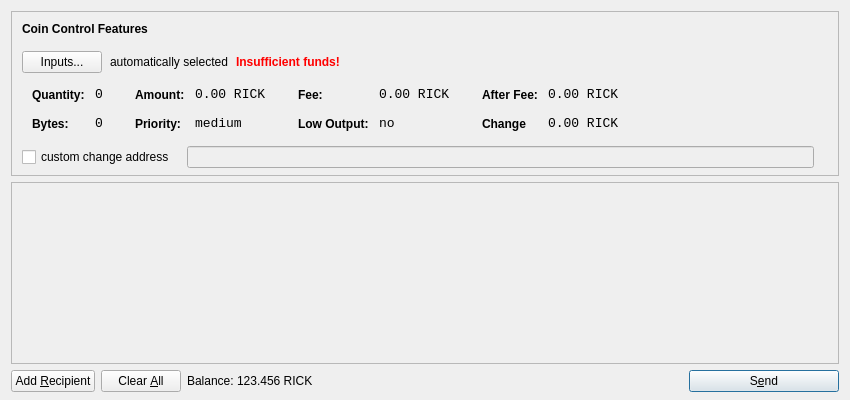
<?xml version="1.0" encoding="UTF-8"?>
<ui version="4.0">
 <class>SendCoinsDialog</class>
 <widget class="QDialog" name="SendCoinsDialog">
  <property name="geometry">
   <rect>
    <x>0</x>
    <y>0</y>
    <width>850</width>
    <height>400</height>
   </rect>
  </property>
  <property name="windowTitle">
   <string>Send Coins</string>
  </property>
  <layout class="QVBoxLayout" name="verticalLayout" stretch="0,1,0">
   <property name="bottomMargin">
    <number>8</number>
   </property>
   <item>
    <widget class="QFrame" name="frameCoinControl">
     <property name="sizePolicy">
      <sizepolicy hsizetype="Expanding" vsizetype="Expanding">
       <horstretch>0</horstretch>
       <verstretch>0</verstretch>
      </sizepolicy>
     </property>
     <property name="maximumSize">
      <size>
       <width>16777215</width>
       <height>16777215</height>
      </size>
     </property>
     <property name="frameShape">
      <enum>QFrame::StyledPanel</enum>
     </property>
     <property name="frameShadow">
      <enum>QFrame::Sunken</enum>
     </property>
     <layout class="QVBoxLayout" name="verticalLayoutCoinControl2">
      <property name="spacing">
       <number>-1</number>
      </property>
      <property name="leftMargin">
       <number>0</number>
      </property>
      <property name="topMargin">
       <number>0</number>
      </property>
      <property name="rightMargin">
       <number>0</number>
      </property>
      <property name="bottomMargin">
       <number>6</number>
      </property>
      <item>
       <layout class="QVBoxLayout" name="verticalLayoutCoinControl" stretch="0,0,0,0,1">
        <property name="spacing">
         <number>0</number>
        </property>
        <property name="leftMargin">
         <number>10</number>
        </property>
        <property name="topMargin">
         <number>10</number>
        </property>
        <item>
         <layout class="QHBoxLayout" name="horizontalLayoutCoinControl1">
          <property name="bottomMargin">
           <number>15</number>
          </property>
          <item>
           <widget class="QLabel" name="labelCoinControlFeatures">
            <property name="sizePolicy">
             <sizepolicy hsizetype="Preferred" vsizetype="Maximum">
              <horstretch>0</horstretch>
              <verstretch>0</verstretch>
             </sizepolicy>
            </property>
            <property name="font">
             <font>
              <weight>75</weight>
              <bold>true</bold>
             </font>
            </property>
            <property name="styleSheet">
             <string notr="true">font-weight:bold;</string>
            </property>
            <property name="text">
             <string>Coin Control Features</string>
            </property>
           </widget>
          </item>
         </layout>
        </item>
        <item>
         <layout class="QHBoxLayout" name="horizontalLayoutCoinControl2" stretch="0,0,0,0">
          <property name="spacing">
           <number>8</number>
          </property>
          <property name="bottomMargin">
           <number>10</number>
          </property>
          <item>
           <widget class="QPushButton" name="pushButtonCoinControl">
            <property name="styleSheet">
             <string notr="true"/>
            </property>
            <property name="text">
             <string>Inputs...</string>
            </property>
           </widget>
          </item>
          <item>
           <widget class="QLabel" name="labelCoinControlAutomaticallySelected">
            <property name="text">
             <string>automatically selected</string>
            </property>
            <property name="margin">
             <number>5</number>
            </property>
           </widget>
          </item>
          <item>
           <widget class="QLabel" name="labelCoinControlInsuffFunds">
            <property name="font">
             <font>
              <weight>75</weight>
              <bold>true</bold>
             </font>
            </property>
            <property name="styleSheet">
             <string notr="true">color:red;font-weight:bold;</string>
            </property>
            <property name="text">
             <string>Insufficient funds!</string>
            </property>
            <property name="margin">
             <number>5</number>
            </property>
           </widget>
          </item>
          <item>
           <spacer name="horizontalSpacerCoinControl">
            <property name="orientation">
             <enum>Qt::Horizontal</enum>
            </property>
            <property name="sizeHint" stdset="0">
             <size>
              <width>40</width>
              <height>1</height>
             </size>
            </property>
           </spacer>
          </item>
         </layout>
        </item>
        <item>
         <widget class="QWidget" name="widgetCoinControl" native="true">
          <property name="sizePolicy">
           <sizepolicy hsizetype="Preferred" vsizetype="Preferred">
            <horstretch>0</horstretch>
            <verstretch>0</verstretch>
           </sizepolicy>
          </property>
          <property name="minimumSize">
           <size>
            <width>0</width>
            <height>0</height>
           </size>
          </property>
          <property name="styleSheet">
           <string notr="true"/>
          </property>
          <layout class="QHBoxLayout" name="horizontalLayoutCoinControl5">
           <property name="margin">
            <number>0</number>
           </property>
           <item>
            <layout class="QHBoxLayout" name="horizontalLayoutCoinControl3" stretch="0,0,0,1">
             <property name="spacing">
              <number>20</number>
             </property>
             <property name="topMargin">
              <number>0</number>
             </property>
             <property name="bottomMargin">
              <number>10</number>
             </property>
             <item>
              <layout class="QFormLayout" name="formLayoutCoinControl1">
               <property name="horizontalSpacing">
                <number>10</number>
               </property>
               <property name="verticalSpacing">
                <number>14</number>
               </property>
               <property name="leftMargin">
                <number>10</number>
               </property>
               <property name="topMargin">
                <number>4</number>
               </property>
               <property name="rightMargin">
                <number>6</number>
               </property>
               <item row="0" column="0">
                <widget class="QLabel" name="labelCoinControlQuantityText">
                 <property name="styleSheet">
                  <string notr="true">font-weight:bold;</string>
                 </property>
                 <property name="text">
                  <string>Quantity:</string>
                 </property>
                 <property name="margin">
                  <number>0</number>
                 </property>
                </widget>
               </item>
               <item row="0" column="1">
                <widget class="QLabel" name="labelCoinControlQuantity">
                 <property name="font">
                  <font>
                   <family>Monospace</family>
                   <pointsize>10</pointsize>
                  </font>
                 </property>
                 <property name="cursor">
                  <cursorShape>IBeamCursor</cursorShape>
                 </property>
                 <property name="contextMenuPolicy">
                  <enum>Qt::ActionsContextMenu</enum>
                 </property>
                 <property name="text">
                  <string>0</string>
                 </property>
                 <property name="margin">
                  <number>0</number>
                 </property>
                 <property name="textInteractionFlags">
                  <set>Qt::LinksAccessibleByMouse|Qt::TextSelectableByKeyboard|Qt::TextSelectableByMouse</set>
                 </property>
                </widget>
               </item>
               <item row="1" column="0">
                <widget class="QLabel" name="labelCoinControlBytesText">
                 <property name="styleSheet">
                  <string notr="true">font-weight:bold;</string>
                 </property>
                 <property name="text">
                  <string>Bytes:</string>
                 </property>
                </widget>
               </item>
               <item row="1" column="1">
                <widget class="QLabel" name="labelCoinControlBytes">
                 <property name="font">
                  <font>
                   <family>Monospace</family>
                   <pointsize>10</pointsize>
                  </font>
                 </property>
                 <property name="cursor">
                  <cursorShape>IBeamCursor</cursorShape>
                 </property>
                 <property name="contextMenuPolicy">
                  <enum>Qt::ActionsContextMenu</enum>
                 </property>
                 <property name="text">
                  <string>0</string>
                 </property>
                 <property name="textInteractionFlags">
                  <set>Qt::LinksAccessibleByMouse|Qt::TextSelectableByKeyboard|Qt::TextSelectableByMouse</set>
                 </property>
                </widget>
               </item>
              </layout>
             </item>
             <item>
              <layout class="QFormLayout" name="formLayoutCoinControl2">
               <property name="horizontalSpacing">
                <number>10</number>
               </property>
               <property name="verticalSpacing">
                <number>14</number>
               </property>
               <property name="leftMargin">
                <number>6</number>
               </property>
               <property name="topMargin">
                <number>4</number>
               </property>
               <property name="rightMargin">
                <number>6</number>
               </property>
               <item row="0" column="0">
                <widget class="QLabel" name="labelCoinControlAmountText">
                 <property name="styleSheet">
                  <string notr="true">font-weight:bold;</string>
                 </property>
                 <property name="text">
                  <string>Amount:</string>
                 </property>
                 <property name="margin">
                  <number>0</number>
                 </property>
                </widget>
               </item>
               <item row="0" column="1">
                <widget class="QLabel" name="labelCoinControlAmount">
                 <property name="font">
                  <font>
                   <family>Monospace</family>
                   <pointsize>10</pointsize>
                  </font>
                 </property>
                 <property name="cursor">
                  <cursorShape>IBeamCursor</cursorShape>
                 </property>
                 <property name="contextMenuPolicy">
                  <enum>Qt::ActionsContextMenu</enum>
                 </property>
                 <property name="text">
                  <string>0.00 RICK</string>
                 </property>
                 <property name="textInteractionFlags">
                  <set>Qt::LinksAccessibleByMouse|Qt::TextSelectableByKeyboard|Qt::TextSelectableByMouse</set>
                 </property>
                </widget>
               </item>
               <item row="1" column="0">
                <widget class="QLabel" name="labelCoinControlPriorityText">
                 <property name="styleSheet">
                  <string notr="true">font-weight:bold;</string>
                 </property>
                 <property name="text">
                  <string>Priority:</string>
                 </property>
                </widget>
               </item>
               <item row="1" column="1">
                <widget class="QLabel" name="labelCoinControlPriority">
                 <property name="font">
                  <font>
                   <family>Monospace</family>
                   <pointsize>10</pointsize>
                  </font>
                 </property>
                 <property name="cursor">
                  <cursorShape>IBeamCursor</cursorShape>
                 </property>
                 <property name="contextMenuPolicy">
                  <enum>Qt::ActionsContextMenu</enum>
                 </property>
                 <property name="text">
                  <string>medium</string>
                 </property>
                 <property name="textInteractionFlags">
                  <set>Qt::LinksAccessibleByMouse|Qt::TextSelectableByKeyboard|Qt::TextSelectableByMouse</set>
                 </property>
                </widget>
               </item>
              </layout>
             </item>
             <item>
              <layout class="QFormLayout" name="formLayoutCoinControl3">
               <property name="horizontalSpacing">
                <number>10</number>
               </property>
               <property name="verticalSpacing">
                <number>14</number>
               </property>
               <property name="leftMargin">
                <number>6</number>
               </property>
               <property name="topMargin">
                <number>4</number>
               </property>
               <property name="rightMargin">
                <number>6</number>
               </property>
               <item row="0" column="0">
                <widget class="QLabel" name="labelCoinControlFeeText">
                 <property name="styleSheet">
                  <string notr="true">font-weight:bold;</string>
                 </property>
                 <property name="text">
                  <string>Fee:</string>
                 </property>
                 <property name="margin">
                  <number>0</number>
                 </property>
                </widget>
               </item>
               <item row="0" column="1">
                <widget class="QLabel" name="labelCoinControlFee">
                 <property name="font">
                  <font>
                   <family>Monospace</family>
                   <pointsize>10</pointsize>
                  </font>
                 </property>
                 <property name="cursor">
                  <cursorShape>IBeamCursor</cursorShape>
                 </property>
                 <property name="contextMenuPolicy">
                  <enum>Qt::ActionsContextMenu</enum>
                 </property>
                 <property name="text">
                  <string>0.00 RICK</string>
                 </property>
                 <property name="textInteractionFlags">
                  <set>Qt::LinksAccessibleByMouse|Qt::TextSelectableByKeyboard|Qt::TextSelectableByMouse</set>
                 </property>
                </widget>
               </item>
               <item row="1" column="0">
                <widget class="QLabel" name="labelCoinControlLowOutputText">
                 <property name="styleSheet">
                  <string notr="true">font-weight:bold;</string>
                 </property>
                 <property name="text">
                  <string>Low Output:</string>
                 </property>
                </widget>
               </item>
               <item row="1" column="1">
                <widget class="QLabel" name="labelCoinControlLowOutput">
                 <property name="font">
                  <font>
                   <family>Monospace</family>
                   <pointsize>10</pointsize>
                  </font>
                 </property>
                 <property name="cursor">
                  <cursorShape>IBeamCursor</cursorShape>
                 </property>
                 <property name="contextMenuPolicy">
                  <enum>Qt::ActionsContextMenu</enum>
                 </property>
                 <property name="text">
                  <string>no</string>
                 </property>
                 <property name="textInteractionFlags">
                  <set>Qt::LinksAccessibleByMouse|Qt::TextSelectableByKeyboard|Qt::TextSelectableByMouse</set>
                 </property>
                </widget>
               </item>
              </layout>
             </item>
             <item>
              <layout class="QFormLayout" name="formLayoutCoinControl4">
               <property name="horizontalSpacing">
                <number>10</number>
               </property>
               <property name="verticalSpacing">
                <number>14</number>
               </property>
               <property name="leftMargin">
                <number>6</number>
               </property>
               <property name="topMargin">
                <number>4</number>
               </property>
               <property name="rightMargin">
                <number>6</number>
               </property>
               <item row="0" column="0">
                <widget class="QLabel" name="labelCoinControlAfterFeeText">
                 <property name="styleSheet">
                  <string notr="true">font-weight:bold;</string>
                 </property>
                 <property name="text">
                  <string>After Fee:</string>
                 </property>
                 <property name="margin">
                  <number>0</number>
                 </property>
                </widget>
               </item>
               <item row="0" column="1">
                <widget class="QLabel" name="labelCoinControlAfterFee">
                 <property name="font">
                  <font>
                   <family>Monospace</family>
                   <pointsize>10</pointsize>
                  </font>
                 </property>
                 <property name="cursor">
                  <cursorShape>IBeamCursor</cursorShape>
                 </property>
                 <property name="contextMenuPolicy">
                  <enum>Qt::ActionsContextMenu</enum>
                 </property>
                 <property name="text">
                  <string>0.00 RICK</string>
                 </property>
                 <property name="textInteractionFlags">
                  <set>Qt::LinksAccessibleByMouse|Qt::TextSelectableByKeyboard|Qt::TextSelectableByMouse</set>
                 </property>
                </widget>
               </item>
               <item row="1" column="0">
                <widget class="QLabel" name="labelCoinControlChangeText">
                 <property name="styleSheet">
                  <string notr="true">font-weight:bold;</string>
                 </property>
                 <property name="text">
                  <string>Change</string>
                 </property>
                </widget>
               </item>
               <item row="1" column="1">
                <widget class="QLabel" name="labelCoinControlChange">
                 <property name="font">
                  <font>
                   <family>Monospace</family>
                   <pointsize>10</pointsize>
                  </font>
                 </property>
                 <property name="cursor">
                  <cursorShape>IBeamCursor</cursorShape>
                 </property>
                 <property name="contextMenuPolicy">
                  <enum>Qt::ActionsContextMenu</enum>
                 </property>
                 <property name="text">
                  <string>0.00 RICK</string>
                 </property>
                 <property name="textInteractionFlags">
                  <set>Qt::LinksAccessibleByMouse|Qt::TextSelectableByKeyboard|Qt::TextSelectableByMouse</set>
                 </property>
                </widget>
               </item>
              </layout>
             </item>
            </layout>
           </item>
          </layout>
         </widget>
        </item>
        <item>
         <layout class="QHBoxLayout" name="horizontalLayoutCoinControl4" stretch="0,0,0">
          <property name="spacing">
           <number>12</number>
          </property>
          <property name="sizeConstraint">
           <enum>QLayout::SetDefaultConstraint</enum>
          </property>
          <property name="topMargin">
           <number>5</number>
          </property>
          <property name="rightMargin">
           <number>5</number>
          </property>
          <item>
           <widget class="QCheckBox" name="checkBoxCoinControlChange">
            <property name="text">
             <string>custom change address</string>
            </property>
           </widget>
          </item>
          <item>
           <widget class="QLineEdit" name="lineEditCoinControlChange">
            <property name="enabled">
             <bool>false</bool>
            </property>
            <property name="sizePolicy">
             <sizepolicy hsizetype="Expanding" vsizetype="Fixed">
              <horstretch>0</horstretch>
              <verstretch>0</verstretch>
             </sizepolicy>
            </property>
           </widget>
          </item>
          <item>
           <widget class="QLabel" name="labelCoinControlChangeLabel">
            <property name="sizePolicy">
             <sizepolicy hsizetype="Preferred" vsizetype="Expanding">
              <horstretch>0</horstretch>
              <verstretch>0</verstretch>
             </sizepolicy>
            </property>
            <property name="minimumSize">
             <size>
              <width>0</width>
              <height>0</height>
             </size>
            </property>
            <property name="text">
             <string/>
            </property>
            <property name="margin">
             <number>3</number>
            </property>
           </widget>
          </item>
         </layout>
        </item>
        <item>
         <spacer name="verticalSpacerCoinControl">
          <property name="orientation">
           <enum>Qt::Vertical</enum>
          </property>
          <property name="sizeHint" stdset="0">
           <size>
            <width>800</width>
            <height>1</height>
           </size>
          </property>
         </spacer>
        </item>
       </layout>
      </item>
     </layout>
    </widget>
   </item>
   <item>
    <widget class="QScrollArea" name="scrollArea">
     <property name="widgetResizable">
      <bool>true</bool>
     </property>
     <widget class="QWidget" name="scrollAreaWidgetContents">
      <property name="geometry">
       <rect>
        <x>0</x>
        <y>0</y>
        <width>830</width>
        <height>165</height>
       </rect>
      </property>
      <layout class="QVBoxLayout" name="verticalLayout_2">
       <property name="margin">
        <number>0</number>
       </property>
       <item>
        <layout class="QVBoxLayout" name="entries">
         <property name="spacing">
          <number>6</number>
         </property>
        </layout>
       </item>
       <item>
        <spacer name="verticalSpacer">
         <property name="orientation">
          <enum>Qt::Vertical</enum>
         </property>
         <property name="sizeHint" stdset="0">
          <size>
           <width>20</width>
           <height>40</height>
          </size>
         </property>
        </spacer>
       </item>
      </layout>
     </widget>
    </widget>
   </item>
   <item>
    <layout class="QHBoxLayout" name="horizontalLayout">
     <item>
      <widget class="QPushButton" name="addButton">
       <property name="toolTip">
        <string>Send to multiple recipients at once</string>
       </property>
       <property name="text">
        <string>Add &amp;Recipient</string>
       </property>
       <property name="icon">
        <iconset resource="../bitcoin.qrc">
         <normaloff>:/icons/add</normaloff>:/icons/add</iconset>
       </property>
       <property name="autoDefault">
        <bool>false</bool>
       </property>
      </widget>
     </item>
     <item>
      <widget class="QPushButton" name="clearButton">
       <property name="sizePolicy">
        <sizepolicy hsizetype="Minimum" vsizetype="Fixed">
         <horstretch>0</horstretch>
         <verstretch>0</verstretch>
        </sizepolicy>
       </property>
       <property name="toolTip">
        <string>Remove all transaction fields</string>
       </property>
       <property name="text">
        <string>Clear &amp;All</string>
       </property>
       <property name="icon">
        <iconset resource="../bitcoin.qrc">
         <normaloff>:/icons/remove</normaloff>:/icons/remove</iconset>
       </property>
       <property name="autoRepeatDelay">
        <number>300</number>
       </property>
       <property name="autoDefault">
        <bool>false</bool>
       </property>
      </widget>
     </item>
     <item>
      <layout class="QHBoxLayout" name="horizontalLayout_2">
       <property name="spacing">
        <number>3</number>
       </property>
       <item>
        <widget class="QLabel" name="label">
         <property name="sizePolicy">
          <sizepolicy hsizetype="Preferred" vsizetype="Fixed">
           <horstretch>0</horstretch>
           <verstretch>0</verstretch>
          </sizepolicy>
         </property>
         <property name="text">
          <string>Balance:</string>
         </property>
        </widget>
       </item>
       <item>
        <widget class="QLabel" name="labelBalance">
         <property name="sizePolicy">
          <sizepolicy hsizetype="Preferred" vsizetype="Fixed">
           <horstretch>0</horstretch>
           <verstretch>0</verstretch>
          </sizepolicy>
         </property>
         <property name="cursor">
          <cursorShape>IBeamCursor</cursorShape>
         </property>
         <property name="text">
          <string>123.456 RICK</string>
         </property>
         <property name="textInteractionFlags">
          <set>Qt::LinksAccessibleByMouse|Qt::TextSelectableByKeyboard|Qt::TextSelectableByMouse</set>
         </property>
        </widget>
       </item>
      </layout>
     </item>
     <item>
      <spacer name="horizontalSpacer">
       <property name="orientation">
        <enum>Qt::Horizontal</enum>
       </property>
       <property name="sizeHint" stdset="0">
        <size>
         <width>40</width>
         <height>20</height>
        </size>
       </property>
      </spacer>
     </item>
     <item>
      <widget class="QPushButton" name="sendButton">
       <property name="minimumSize">
        <size>
         <width>150</width>
         <height>0</height>
        </size>
       </property>
       <property name="toolTip">
        <string>Confirm the send action</string>
       </property>
       <property name="text">
        <string>S&amp;end</string>
       </property>
       <property name="icon">
        <iconset resource="../bitcoin.qrc">
         <normaloff>:/icons/send</normaloff>:/icons/send</iconset>
       </property>
       <property name="default">
        <bool>true</bool>
       </property>
      </widget>
     </item>
    </layout>
   </item>
  </layout>
 </widget>
 <resources>
  <include location="../bitcoin.qrc"/>
 </resources>
 <connections/>
</ui>
